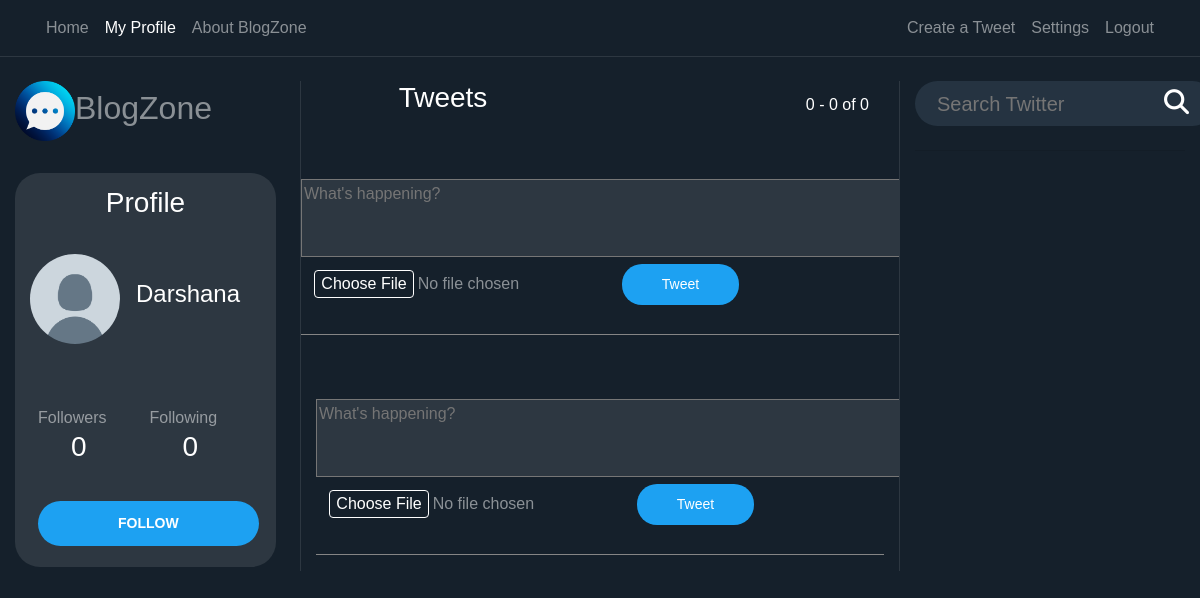
/user/Darshana (signed in), run on an earlier commit of the app's database.
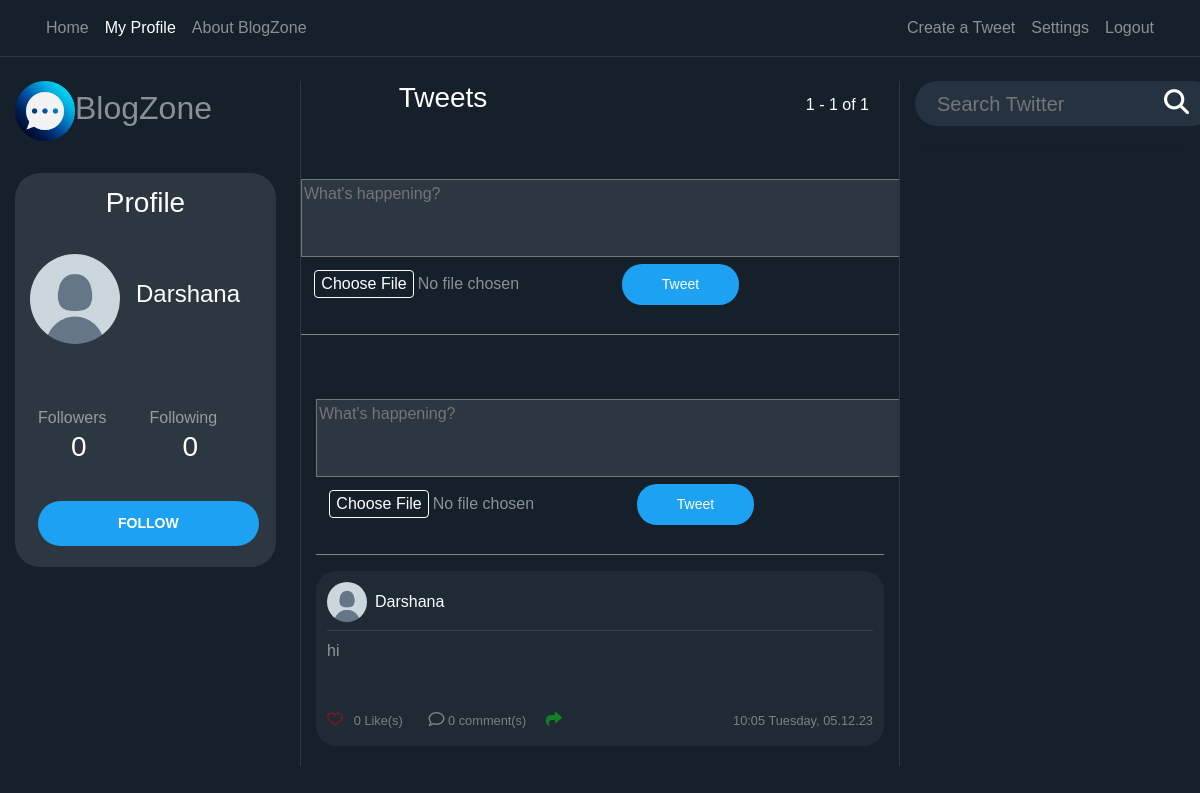
And on a later commit of the database.
### users/models.py (models this page shows, shortened)
class Profile(models.Model):
    user = models.OneToOneField(User, on_delete=models.CASCADE)
    image = models.ImageField(default="default.png", upload_to="profile_pics")
    @property
    def followers(self):
        return Follow.objects.filter(follow_user=self.user).count()
    @property
    def following(self):
        return Follow.objects.filter(user=self.user).count()

### Blog/models.py (models this page shows, shortened)
class Post(models.Model):
    content = models.TextField(max_length=1000)
    date_posted = models.DateTimeField(default=timezone.now)
    author = models.ForeignKey(User, on_delete=models.CASCADE)
    likes = models.ManyToManyField(User, related_name="liked_posts", blank=True)
    post_image = models.ImageField(upload_to="post_images", blank=True)
    def number_of_likes(slef):
        return slef.likes.count()
    @property
    def number_of_comments(self):
        return Comment.objects.filter(post_connected=self).count()

### Blog/views.py (the view, shortened to what this page needs)
# urls.py: path("user/<str:username>", UserPostListView.as_view(), name="user-posts"),
class UserPostListView(LoginRequiredMixin, ListView):
    model = Post
    template_name = "Blog/user_posts.html"
    context_object_name = "posts"
    paginate_by = PAGINATION_COUNT
    def visible_user(self):
        return get_object_or_404(User, username=self.kwargs.get("username"))
    def get_context_data(self, **kwargs):
        visible_user = self.visible_user()
        logged_user = self.request.user
        print(logged_user.username == "", file=sys.stderr)
        if logged_user.username == "" or logged_user is None:
            can_follow = False
        else:
            can_follow = (
                Follow.objects.filter(
                    user=logged_user, follow_user=visible_user
                ).count()
                == 0
            )
        data = super().get_context_data(**kwargs)
        data["user_profile"] = visible_user
        data["can_follow"] = can_follow
        return data
    def get_queryset(self):
        user = self.visible_user()
        return Post.objects.filter(author=user).order_by("-date_posted")

### Blog/templates/Blog/user_posts.html
{% extends "Blog/home.html" %}

### Blog/templates/Blog/home.html (shortened to what this page needs)
{% extends "Blog/base.html" %}
{% load static %}
{% block content %}
<div class="row">
    <div class="col-12 col-md-3 pr-4 dont-move">
        <a href="/">
            <h2><img class="img-fluid" width="60" src="{% static 'Blog/logo.png' %}">BlogZone</h2>
        </a><br>
        <div class="profile-section">
            <h3 class="white-important p-2">
                Profile
            </h3>
            <article class="media content-section" style="height: 140px; width: 100%">
                {% if user_profile != None %}
                <div class="mt-2 d-flex full-width align-items-center">
                    <img class="rounded-circle mr-3 img-fluid" style="width: 90px; height: 90px;"
                        src="{{ user_profile.profile.image.url }}">
                    <div>
                        <h4 style="text-align: left" class="white-important">
                            {{ user_profile.username }}
                        </h4>
                    </div>
                </div>
                {% endif %}
            </article>
            <article class="media content-section">
                <div class="row full-width pl-2">
                    <div class="col-6">
                        Followers
                    </div>
                    <div class="col-6">
                        Following
                    </div>
                    {% if user_profile != None %}
                    <div class="col-6">
                        <h3 class="white-important follow-click">
                            <a>
                                {{ user_profile.profile.followers }}
                            </a>
                        </h3>
                    </div>
                    <div class="col-6">
                        <a>
                            <h3 class="white-important follow-click">
                                {{ user_profile.profile.following }}
                            </h3>
                        </a>
                    </div>
                    {% endif %}
                </div>
            </article>
            <div class="d-flex">
                {% if user_profile is not None and user_profile.id != user.id and user.username != '' %}
                <form method="POST">
                    <div class="form-group">
                        <button style="margin-left: 18px" class="btn btn-sm btn-outline-primary"
                            name="{% if can_follow %}follow{% else %}unfollow{% endif %}" type="submit">
                            {% if can_follow %}
                            FOLLOW
                            {% else %}
                            UNFOLLOW
                            {% endif %}
                        </button>
                    </div>
                </form>
                {% endif %}
            </div>
        </div>
    </div>
    <div class="col-12 col-md-6 scrollable">
        <div class="full-width row">
            <div class="col-6">
                <h3 class="white-important mb-3">
                    Tweets
                </h3>
            </div>
            <div class="col-6 no-padding">
                <h6 style="position: absolute; bottom: 0; right: 0" class="white-important mb-3">
                    {{ page_obj.start_index }} - {{ page_obj.end_index }} of
                    {{ paginator.count }}
                </h6>
            </div>
            <div class="compose-tweet">
                <form method="POST" action="{% url 'upload' %}" enctype="multipart/form-data">
                    <textarea name="content" placeholder="What's happening?" rows="3" cols="85"
                        style="color: black; background-color: #2D3741;"></textarea>
                    <br>
                    <input type="file" name="post_image">
                    <button type="submit"
                        style="background-color: #1DA1F2; color: white; padding: 10px 40px; font-size: 14px; border: none; border-radius: 20px;">Tweet</button>
                </form>
                <br>
                <hr style="border-top: 0.5px solid #858585; margin-top: 5px;">
            </div>
        </div>
            <div class="compose-tweet">
                <form method="POST" action="{% url 'upload' %}" enctype="multipart/form-data">
                    <textarea name="content" placeholder="What's happening?" rows="3" cols="85"
                        style="color: black; background-color: #2D3741;"></textarea>
                    <br>
                    <input type="file" name="post_image">
                    <button type="submit"
                        style="background-color: #1DA1F2; color: white; padding: 10px 40px; font-size: 14px; border: none; border-radius: 20px;">Tweet</button>
                </form>
                <br>
                <hr style="border-top: 0.5px solid #858585; margin-top: 5px;">
</div>
        {% for post in posts %}
        <article class="media content-section hovered-tweet">
            <div style="width: 100%; word-break: break-all;">
                <div class="pb-2 row m-0" style="width: 100%; margin-right: 0 !important;">
                    <div style="padding-left: 0px !important;" class="col-8 no-padding d-flex align-items-center">
                        <img class="rounded-circle mr-2" style="width: 40px; height: 40px;"
                            src="{{ post.author.profile.image.url }}">
                        <a class="mr-2 white-important" href="{% url 'user-posts' post.author %}">
                            {{ post.author }}
                        </a>
                    </div>
                    <div class="col-4 d-flex flex-row-reverse no-padding align-items-center"
                        style="padding-right: 0 !important;">
                    </div>
                </div>
                <div class="mb-2" style="width: 100%; height: 1px; background-color: rgba(255, 255, 255, 0.1)"></div>
                <a style="color: rgba(255, 255, 255, 0.5) !important;" href="{% url 'post-detail' post.id %}">
                    <p class="mb-4">
                        {{ post.content }}
                    </p>
                </a>
                <div class="row">
                    <div class="col-6" style="display: flex;">
                        <small style="opacity: 0.4;">
                            {% if user in post.likes.all %}
                            <a href="{% url 'post_like' post.id %}">
                                <i class="fa-solid fa-heart" style="color: rgb(255, 0, 0);font-size: 16px;"></i>
                            </a>
                            {% else %}
                            <a href="{% url 'post_like' post.id %}">
                                <i class="fa fa-heart-o" style="color:rgb(255, 0, 0);font-size: 16px;"></i>
                            </a>
                            {% endif %}
                            <a href="/like/{{post.id}}/">
                                {{ post.number_of_likes }} Like(s)
                                &nbsp;&nbsp;
                            </a>
                        </small>
                        <small style="opacity: 0.4; margin-left:15px;">
                            <a href="/post/{{post.id}}/">
                                <i style=" font-size: 16px;" class="far fa-comment"></i> {{ post.number_of_comments }}
                                comment(s)
                            </a>
                        </small>
                        <small style="opacity: 0.4; margin-left: 15px;">
                            <a href="{% url 'retweet' pk=post.id %}">
                                <i class="fa solid fa-share" style="color: rgb(0, 255, 13); font-size: 16px;"></i>
                            </a>
                        </small>
                    </div>
                    <div class="col-6">
                        <small style="opacity: 0.4;" class="white-important d-flex full-width flex-row-reverse">
                            {{ post.date_posted | date:"H:i l, d.m.y" }}
                        </small>
                    </div>
                </div>
            </div>
        </article>
        {% endfor %}
    </div>
    <div class="col-12 col-md-3 dont-move">
        <form action="{% url 'search' %}" method="post">{% csrf_token %}
            <div class="search-container">
                <div class="search">
                    <input required name="search" type="text" id="zip-code-input" placeholder="Search Twitter">
                    <button type="submit" style="border:0; background: transparent;"><i class="fa fa-search"></i>
                    </button> </a>
        </form>
    </div>
</div>
<hr class="mb-3 mt-4">
{% endblock content %}

### Blog/templates/Blog/base.html (shortened to what this page needs)
{% load static %}
<!doctype html>
<html lang="en">
<head>
    <link rel="stylesheet" href="https://stackpath.bootstrapcdn.com/bootstrap/4.1.3/css/bootstrap.min.css"
>
    <link rel="stylesheet" type="text/css" href="{% static 'Blog/main.css' %}">
    <link rel="stylesheet" type="text/css" href="{% static 'Blog/style.css' %}">
    <link rel="stylesheet" href="https://cdnjs.cloudflare.com/ajax/libs/font-awesome/4.7.0/css/font-awesome.min.css">
    <link rel="stylesheet" href="https://cdnjs.cloudflare.com/ajax/libs/font-awesome/4.7.0/css/font-awesome.min.css">
    <link rel="stylesheet" href="https://pro.fontawesome.com/releases/v5.11.2/css/all.css"
>
</head>
<body>
    <header class="site-header">
        <nav style="border-bottom: 1px solid rgba(255, 255, 255, 0.1)"
            class="navbar navbar-expand navbar-dark bg-steel">
            <div class="container">
                <div class="collapse navbar-collapse" id="navbarToggle">
                    <div class="navbar-nav mr-auto pl-2">
                        <a class="nav-item nav-link {% if request.path == '/' %}active{% endif %}"
                            href="{% url 'blog-home' %}">Home</a>
                        {% if user.is_authenticated %}
                        <a class="nav-item nav-link {% if '/user/'  in request.path %}active{% endif %}"
                            href="{% url 'user-posts' user.username %}">My Profile</a>
                        {% endif %}
                        <a class="nav-item nav-link {% if '/about/' in request.path %}active{% endif %}"
                            href="{% url 'blog-about' %}">About BlogZone</a>
                    </div>
                    <div class="navbar-nav pr-2">
                        {% if user.is_authenticated %}
                        <a class="nav-item nav-link {% if '/post/new/' in request.path %}active{% endif %}"
                            href="{% url 'post-create' %} ">Create a Tweet</a>
                        <a class="nav-item nav-link {% if '/profile/' in request.path %}active{% endif %}"
                            href="{% url 'profile' %}">Settings</a>
                        <a class="nav-item nav-link" href="{% url 'logout_confirmation' %}">Logout</a>
                        {% else %}
                        <a class="nav-item nav-link" href="{% url 'login' %}">Login</a>
                        <a class="nav-item nav-link" href="{% url 'register-users' %}">Register</a>
                        {% endif %}
                    </div>
                </div>
            </div>
        </nav>
    </header>
    <main role="main" class="container-fluid">
        <br>
        <div class="row">
            <div class="col-md-12">
                {% block content %}{% endblock %}
            </div>
        </div>
    </main>
</body>
</html>

### Blog/static/Blog/main.css (style rules this page uses)
:root { --muted-color: rgba(255, 255, 255, 0.5); }
body { background: #15202b; color: var(--muted-color); margin-top: 5rem; }
h1, h2, h3, h4, h5, h6 { color: var(--muted-color); }
.bg-steel { background-color: #15202b; }
.site-header .navbar-nav .nav-link { color: var(--muted-color); }
.site-header .navbar-nav .nav-link.active { font-weight: 500; }
.content-section { padding: 10px 10px; margin-bottom: 20px; }
.no-padding { padding: 0 !important; }
a { color: white; text-underline: none; text-decoration: none !important; }
article { border-radius: 4px; }
.white-important { color: white; font-weight: bold; }
.full-width { width: 100% }
.btn-outline-primary { border-color: white; color: white !important; padding: 12px 80px 12px 80px; font-weight: bold; background-color: #1da1f2; border: 0; border-radius: 25px; }
.hovered-tweet { background-color: #90909017; border-radius: 20px; }
.hovered-tweet { border: 1px solid transparent; }
.profile-section { background-color: #2d3741; padding: 5px; border-radius: 25px; }
.scrollable { overflow-y: auto; border-left: 1px solid #2d3741; border-right: 1px solid #2d3741; }

### Blog/static/Blog/style.css (style rules this page uses)
body { font-family: Arial, Helvetica, sans-serif; height: 100vh; margin: 0; padding: 0; }
.search-container { width: 300px; height: 45px; background-color: #253341; border-radius: 30px; display: flex; }
.search-container input { width: 100%; font-size: 20px; background-color: transparent; border: 0; color: white; }
.search-container .search { flex-grow: 1; display: flex; align-items: center; padding-left: 20px; padding-right: 20px; }
.search i { font-size: 25px; color: white; }
.search i { cursor: pointer; }
.white-important { text-align: center; font-weight: normal; }

What changed in the data, as far as the page shows it:
added Post: author.profile.image (placeholder picture), author "Darshana", content "hi", number_of_likes "0", number_of_comments "0", date_posted "10:05 Tuesday, 05.12.23"
Also different on the page:
{{ page_obj.start_index }}: "0" → "1"
{{ page_obj.end_index }}: "0" → "1"
{{ paginator.count }}: "0" → "1"
